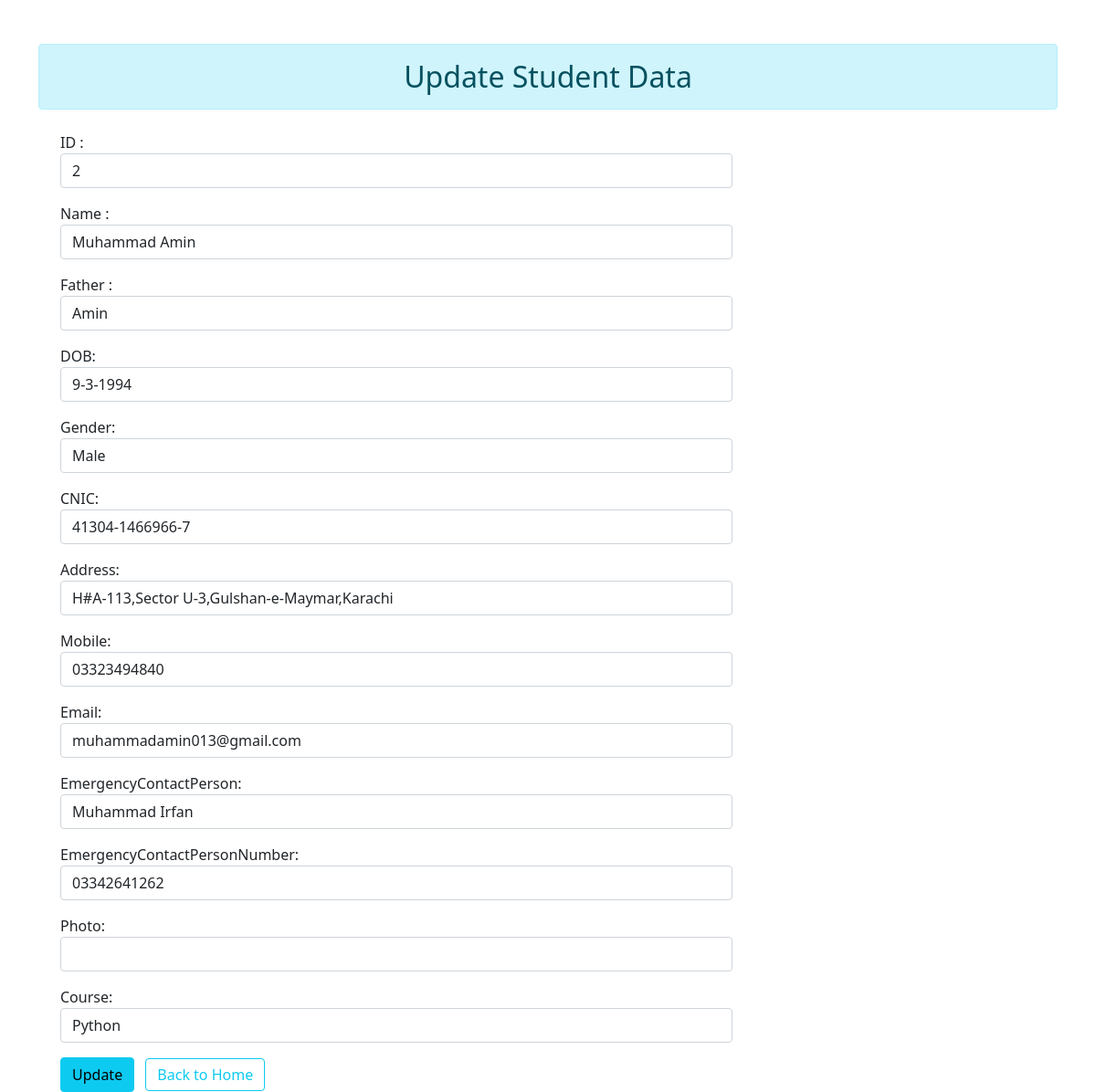
The app's page //update/2 with its own data.
### formApp/models.py (models this page shows, shortened)
class addStd(models.Model):
    stdID=models.IntegerField(primary_key=True)
    stdName=models.CharField(max_length=25)
    stdFather=models.CharField(max_length=20)
    stdDOB=models.CharField(max_length=25)
    stdGender=models.CharField(max_length=25,null=True, blank=True)
    stdCNIC=models.CharField(max_length=20,null=True, blank=True)
    stdAddress=models.CharField(max_length=100,null=True, blank=True)
    stdMobile=models.CharField(max_length=25,null=True, blank=True)
    stdEmail=models.EmailField(max_length=30,null=True, blank=True)
    stdEmergencyContactPerson=models.CharField(max_length=25,null=True, blank=True)
    stdEmergencyContactPersonNumber=models.CharField(max_length=25,null=True, blank=True)
    stdPhoto=models.CharField(max_length=25,null=True, blank=True)
    stdCourse=models.CharField(max_length=20,null=True, blank=True)

### formApp/views.py (the view)
# urls.py: path('/update/<int:stdId>',views.update,name='update'),
def update(request,stdId):
    if request.method=='POST':
        upd=addStd.objects.get(pk=stdId)
        newUpd=addStdForm(request.POST,instance=upd)
        if newUpd.is_valid():
            newUpd.save()
    else:
        upd=addStd.objects.get(pk=stdId)
        newUpd=addStdForm(instance=upd)
    return render(request,'formApp/update.html',{'newUpd':newUpd})

### formApp/templates/formApp/update.html (shortened to what this page needs)
<!DOCTYPE html>
{%load static %}
<html lang="en">
<head>
  <link rel='stylesheet' href='{%static "formApp/css/all.min.css"%}'>
  <link rel='stylesheet' href='{%static "formApp/css/bootstrap.css"%}'>
  <link rel='stylesheet' href='{%static "formApp/css/custom.css"%}'>
</head>
<body>
    <div class='container mt-5'>
        <h2 class="text-center alert alert-info">Update Student Data</h2>
    <div class='row mt-4'>
        <div class='col-sm-8 mx-4'>
            <form action="" method='POST'>{% csrf_token %}
                {{newUpd.as_p}}
                <input type="submit" value="Update" class='btn btn-info'>
                <a href="{%url 'base'%}" class='d-inline mx-2 btn btn-outline-info'>Back to Home</a>
            </form>
        </div>
    </div>
    </div>
</body>
</html>

### records on screen
addStd: stdID "2", stdName "Muhammad Amin", stdFather "Amin", stdDOB "9-3-1994", stdGender "Male", stdCNIC "41304-1466966-7", stdAddress "H#A-113,Sector U-3,Gulshan-e-Maymar,Karachi", stdMobile "03323494840", stdEmail "muhammadamin013@gmail.com", stdEmergencyContactPerson "Muhammad Irfan", stdEmergencyContactPersonNumber "03342641262", stdCourse "Python"
